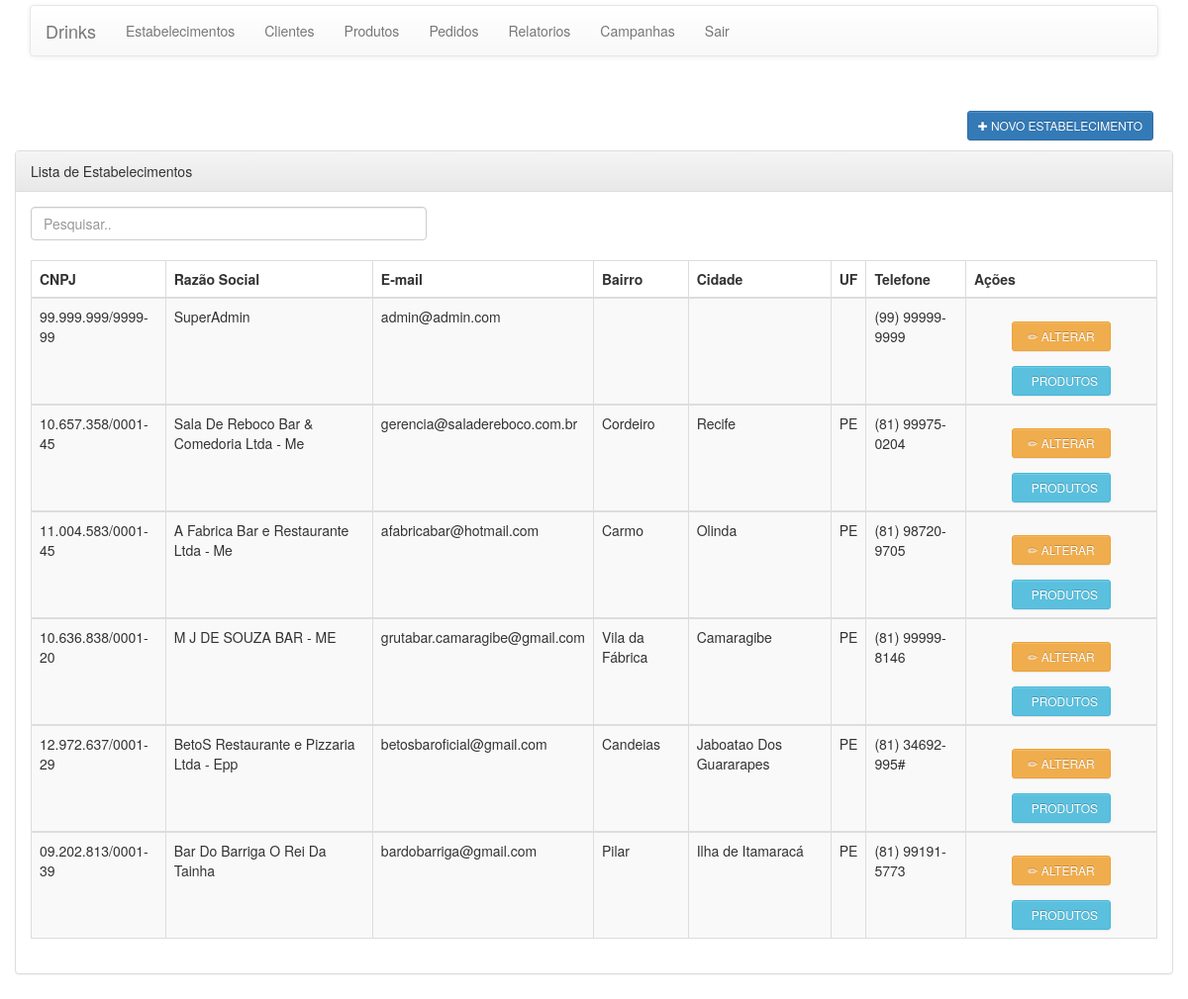
Page /pages/estabelecimento/lista.php (signed in) on the earlier database version.
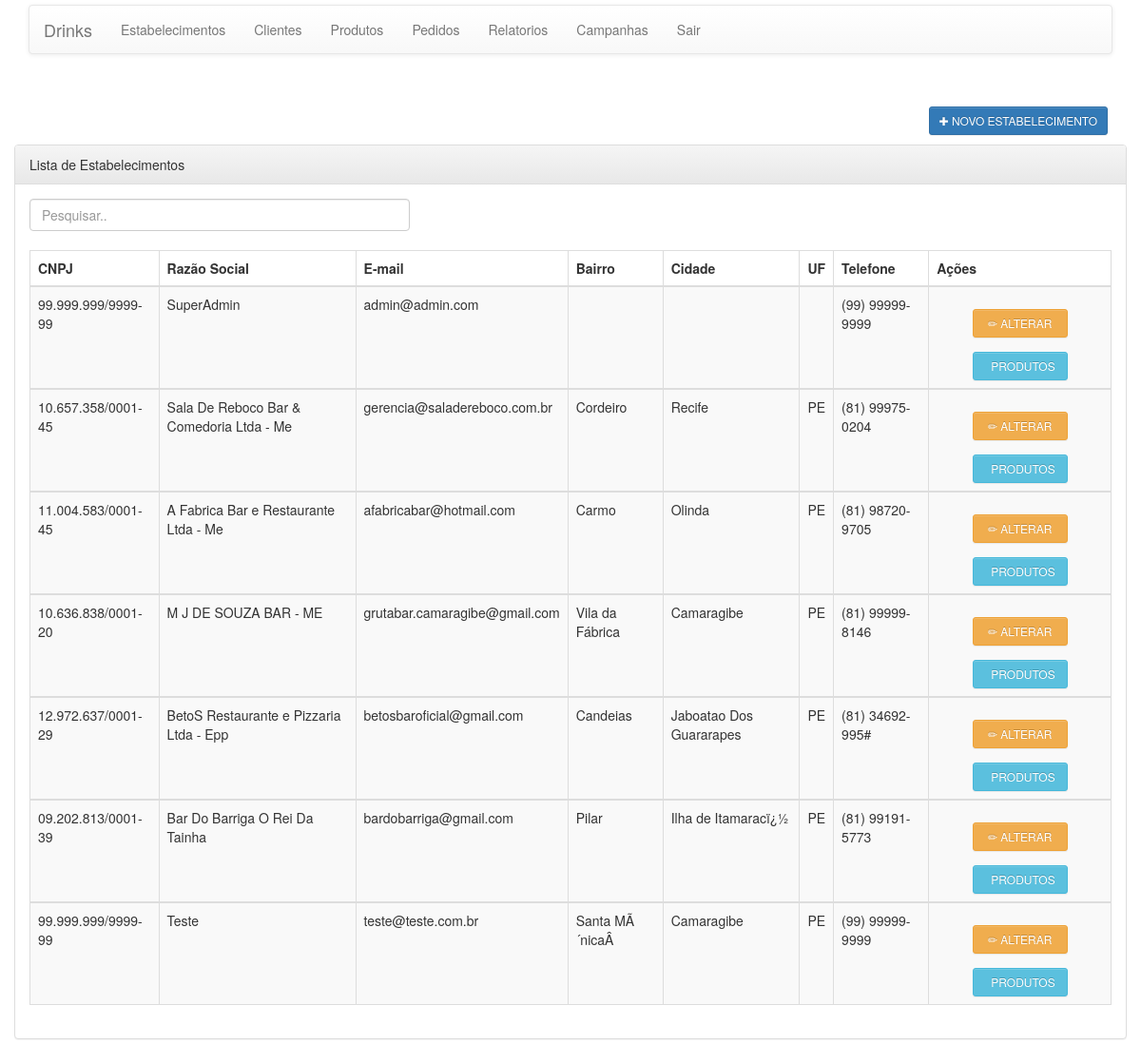
Same page on the later database version.
### tables this page shows
CREATE TABLE `estabelecimento` (
  `codEstabelecimento` int(11) NOT NULL,
  `cnpj` varchar(14) NOT NULL,
  `eMail` varchar(100) NOT NULL,
  `login` varchar(50) DEFAULT NULL,
  `bairro` varchar(50) DEFAULT NULL,
  `cep` varchar(9) DEFAULT NULL,
  `cidade` varchar(50) DEFAULT NULL,
  `latitude` varchar(12) DEFAULT NULL,
  `longitude` varchar(12) DEFAULT NULL,
  `numero` int(11) DEFAULT NULL,
  `rua` varchar(150) DEFAULT NULL,
  `uf` varchar(2) DEFAULT NULL,
  `nomeFantasia` varchar(100) NOT NULL,
  `razaoSocial` varchar(100) NOT NULL,
  `senha` varchar(16) NOT NULL,
  `telefone` varchar(11) NOT NULL,
  `administrador` tinyint(1) NOT NULL DEFAULT '0'
);

### resources/functions/DB_Functions.php (called while the page is built, shortened)
<?php
function buscarTodosOsRegistros($table = null)
{
    $found = null;
    try {
        $database = open_database();
        $sql = "SELECT * FROM " . $table;
        $result = $database->query($sql);
        if ($result->num_rows > 0) {
            $found = $result->fetch_all(MYSQLI_ASSOC);
        }
    } catch (Exception $e) {
        $_SESSION['message'] = $e->GetMessage();
        $_SESSION['type'] = 'danger';
    }
    return $found;
}

### pages/estabelecimento/lista.php (the view, shortened to what this page needs)
<?php
require_once ('../include/header.php');
require_once ('../menu/menu.php');
$codEstabelecimento = $_SESSION['codEstabelecimento'];
$dados = null;
if ($_SESSION['administrador'] == 1) {
    $dados = buscarTodosOsRegistros(ESTABELECIMENTO);
} else {
    $dados = buscarRegistroPorId(ESTABELECIMENTO, $codEstabelecimento, 'codEstabelecimento');
}
?>
<!DOCTYPE html>
<html lang="pt-br">
<head>
  <link rel="stylesheet" href="https://maxcdn.bootstrapcdn.com/bootstrap/3.3.7/css/bootstrap.min.css">
</head>
<body>
	<div class="container">
		<header>
			<div class="row">
    		</div>
		</header>
		<div class="row">
			<div class="panel panel-default">
				<div class="panel-heading">Lista de Estabelecimentos</div>
				<div class="panel-body">
					<input class="form-control" id="myInput" type="text"
						placeholder="Pesquisar.." style="width: 400px;"> <br>
					<table class="table table-bordered table-striped">
						<thead class="blue-grey lighten-4">
							<tr>
								<th>CNPJ</th>
								<th>Raz&atilde;o Social</th>
								<th>E-mail</th>
								<th>Bairro</th>
								<th>Cidade</th>
								<th>UF</th>
								<th>Telefone</th>
								<th align="center">A&ccedil;&otilde;es</th>
							</tr>
						</thead>
            				<?php
foreach ($dados as $estabelecimento) {
                    ?>
            				<tbody id="myTable">
							<tr>
								<td id="cnpj"><?php echo Mask('##.###.###/####-##',$estabelecimento['cnpj']); ?></td>
								<td><?php echo $estabelecimento['razaoSocial']; ?></td>
								<td><?php echo $estabelecimento['eMail']; ?></td>
								<td><?php echo $estabelecimento['bairro']; ?></td>
								<td><?php echo $estabelecimento['cidade']; ?></td>
								<td><?php echo $estabelecimento['uf']; ?></td>
								<td id="telefone"><?php echo Mask('(##) #####-####',$estabelecimento['telefone']); ?></td>
								<td align="center">
								<a title="Alterar" href="editar.php?codEstabelecimento=<?php echo  $estabelecimento['codEstabelecimento']?>"
									class="btn btn-sm btn-warning">&#9999; Alterar</a>
								<a href="../produto/lista.php?codEstabelecimento=<?php echo  $estabelecimento['codEstabelecimento']?>"
									class="btn btn-sm btn-info">&#x1a; Produtos</a></td>
							</tr>
						</tbody>
            				<?php }?>
            			</table>
				</div>
			</div>
		</div>
	</div>
</body>
</html>

Differences in the rows shown:
changed estabelecimento "Bar Do Barriga O Rei Da Tainha": cidade "Ilha de Itamaracá" → "Ilha de Itamaracï¿½"
added estabelecimento: cnpj "99.999.999/9999-99", razaoSocial "Teste", eMail "teste@teste.com.br", bairro "Santa MÃ´nicaÂ", cidade "Camaragibe", uf "PE", telefone "(99) 99999-9999"
